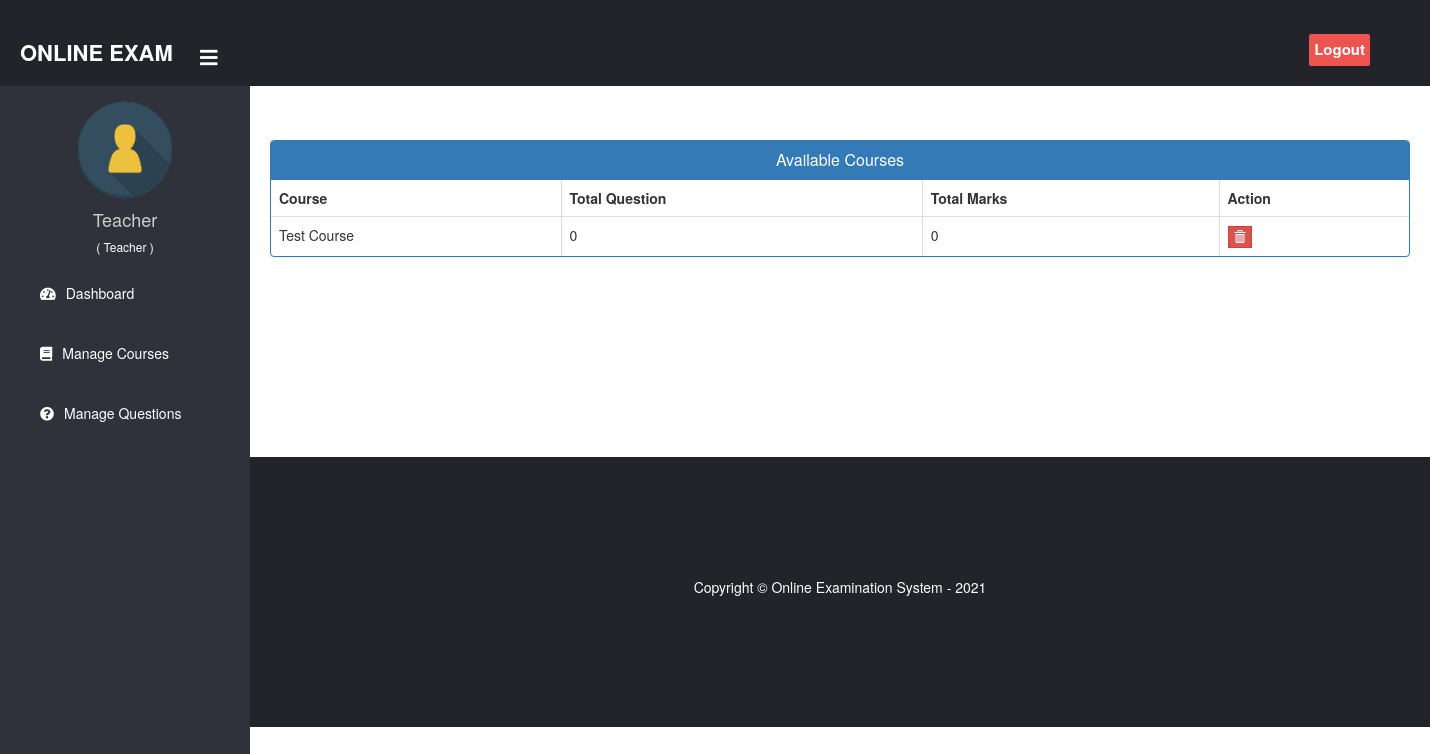
The page /teacher/teacher-view-exam (signed in) on the database as committed earlier.
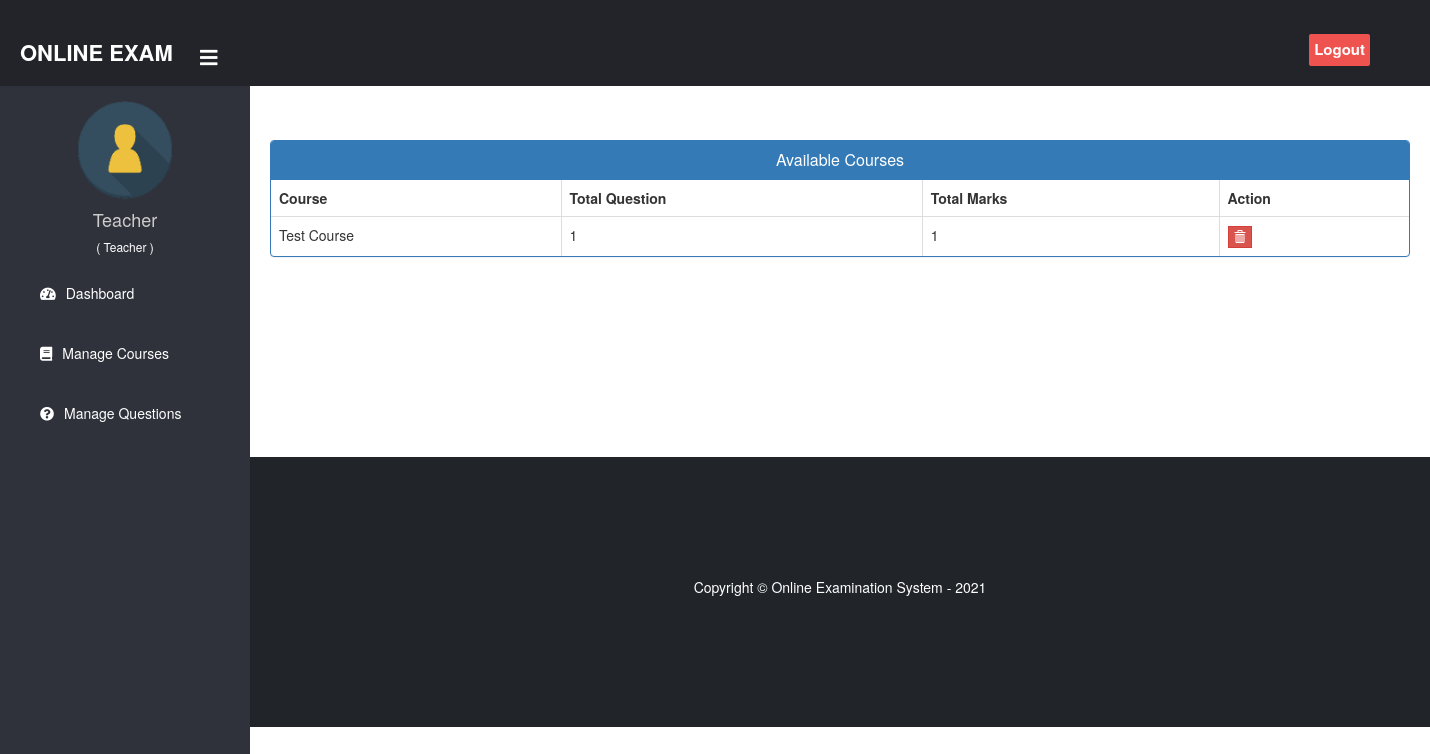
The same page on the database as committed later.
### exam/models.py (models this page shows, shortened)
class Course(models.Model):
    course_name = models.CharField(max_length=50)
    question_number = models.PositiveIntegerField(default = 0)
    total_marks = models.PositiveIntegerField(default = 0)
    organization = models.ForeignKey(Organization, on_delete=models.CASCADE)
    access_code = models.UUIDField(default=uuid.uuid4)

### teacher/views.py (the view)
# urls.py: path('teacher-view-exam', views.teacher_view_exam_view,name='teacher-view-exam'),
@login_required(login_url="teacherlogin")
@user_passes_test(is_teacher)
def teacher_view_exam_view(request):
    courses = QMODEL.Course.objects.all()
    return render(request, "teacher/teacher_view_exam.html", {"courses": courses})

### teacher/views.py (called while the page is built)
def is_teacher(user):
    return user.groups.filter(name="TEACHER").exists()

### templates/teacher/teacher_view_exam.html (shortened to what this page needs)
{% extends 'teacher/teacherbase.html' %}
{% block content %}
{%load static%}
<head>
  <link href="//netdna.bootstrapcdn.com/bootstrap/3.0.0/css/bootstrap.min.css" rel="stylesheet" id="bootstrap-css">
</head>
<br><br>
<div class="container">
  <div class="panel panel-primary">
    <div class="panel-heading">
      <h6 class="panel-title">Available Courses</h6>
    </div>
    <table class="table table-hover table-bordered" id="dev-table">
      <thead>
        <tr>
          <th>Course</th>
          <th>Total Question</th>
          <th>Total Marks</th>
          <th>Action</th>
        </tr>
      </thead>
      {% for t in courses %}
      <tr>
        <td> {{t.course_name}}</td>
        <td>{{t.question_number}}</td>
        <td>{{t.total_marks}}</td>
        <td><a class="btn btn-danger btn-xs" style="border-radius: 0%;" href="{% url 'delete-exam' t.id  %}"><span class="glyphicon glyphicon-trash"></span></a></td>
      </tr>
      {% endfor %}
    </table>
  </div>
</div>
<br><br><br><br><br><br>
{% endblock content %}

Rows that differ between the two databases and show on the page:
changed Course "Test Course": question_number "0" → "1"; total_marks "0" → "1"
